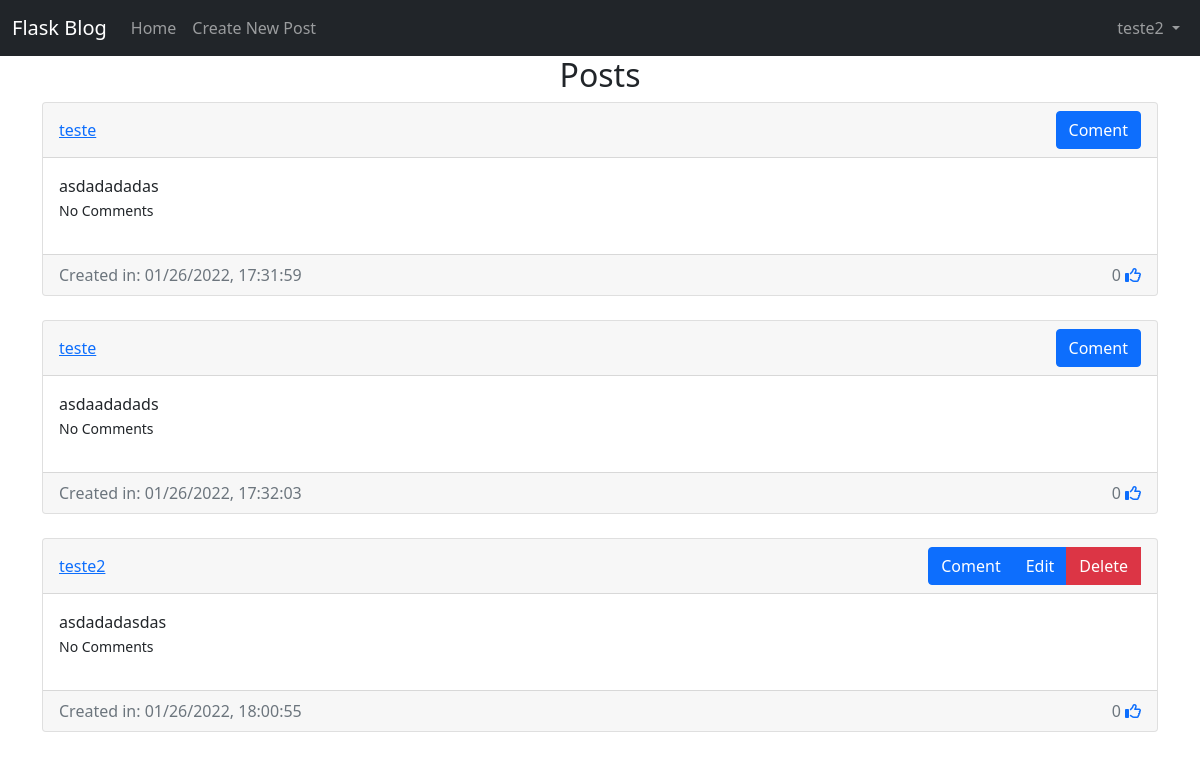
Before: /home (signed in) with the older database file.
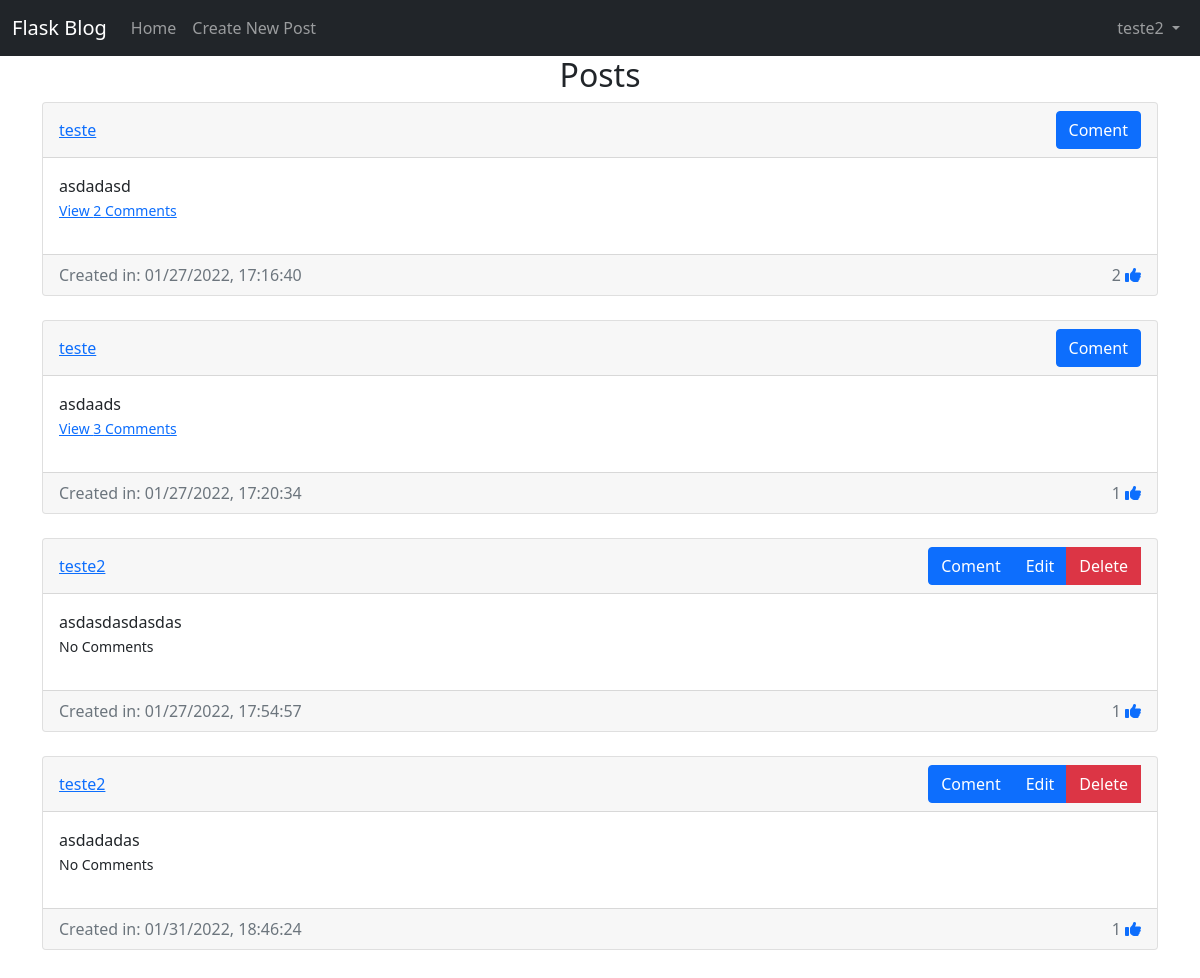
After: the same page with the newer database file.
### website/models.py (models this page shows)
class Post(db.Model):
    id = db.Column(db.Integer, primary_key = True)
    text = db.Column(db.Text, nullable = False)
    date_created = db.Column(db.DateTime, default = datetime.utcnow)
    author = db.Column(db.Integer, db.ForeignKey('user.id', ondelete='CASCADE'), nullable = False)
    comments = db.relationship('Comment', backref="post", passive_deletes=True)
    likes = db.relationship('Like', backref="post", passive_deletes=True)

class User(db.Model, UserMixin):
    id = db.Column(db.Integer, primary_key = True)
    email = db.Column(db.String(150), unique = True)
    username = db.Column(db.String(100), unique = True)
    password = db.Column(db.String(100))
    date_created = db.Column(db.DateTime, default = datetime.utcnow)
    posts = db.relationship('Post', backref="user", passive_deletes = True)
    comments = db.relationship('Comment', backref="user", passive_deletes = True)
    likes = db.relationship('Like', backref="user", passive_deletes = True)

### website/views.py (the view)
@views.route("/")
@views.route("/home")
@login_required
def home():
    posts = Post.query.all()
    return render_template('home.html.j2', user=current_user, posts=posts)

### website/__init__.py (called while the page is built)
def create_app():
    app = Flask(__name__)
    app.config['SECRET_KEY'] = "SUPERSECRET"
    app.config['SQLALCHEMY_DATABASE_URI'] = f'sqlite:///{DB_NAME}'
    db.init_app(app)
    from .views import views
    app.register_blueprint(views, url_prefix="/")
    from .auth import auth
    app.register_blueprint(auth, url_prefix="/")
    from .models import User, Post, Comment, Like
    create_database(app)
    login_manager = LoginManager()
    login_manager.login_view = "auth.login"
    login_manager.init_app(app)
    @login_manager.user_loader
    def load_user(id):
        return User.query.get(int(id))
    return app

### website/templates/home.html.j2 (shortened to what this page needs)
{% extends "posts-div.html.j2" %}

### website/templates/posts-div.html.j2 (shortened to what this page needs)
{% extends "base.html.j2" %}
{% block content %}
<h2 align='center'>{% block header %}Posts{% endblock %}</h1>
    <div id='posts'>
        {% for post in posts %}
            <div class='card'>
                <div class="card-header d-flex justify-content-between align-items-center">
                    <a href="/posts/{{post.user.username}}">{{post.user.username}}</a>
                    <div>
                        <div class="btn-group">
                            <a href="/create-comment/{{post.id}}" class="btn btn-primary">Coment</a>
                            {% if user.id == post.author %}
                                <a href="/edit-post/{{post.id}}" class="btn btn-primary">Edit</a>
                                <a href="/delete-post/{{post.id}}" class="btn btn-danger">Delete</a>
                                <br/>
                            {% endif %}
                        </div>
                    </div>
                </div>
                <div class="card-body">
                    <div class="card-text"><p class="card-text">{{post.text}}</p></div>
                        <p>
                        {% if post.comments|length %}
                            <a data-bs-toggle="collapse" href="#comments-{{post.id}}" aria-expanded="false" aria-controls="colapse-comments-{{post.id}}"><small>View {{post.comments|length}} Comments</small></a>
                        {% else %}
                            <small class="text-mutted">No Comments</small>
                        {% endif %}
                        </p>
                </div>
                    <div class="card-footer text-muted d-flex justify-content-between align-items-center">
                        Created in: {{post.date_created.strftime("%m/%d/%Y, %H:%M:%S")}}
                        <div>
                            {{post.likes|length}}
                            {% if user.id in post.likes|map(attribute="author")|list %}
                                <a href="/like-post/{{post.id}}"> <i class="fas fa-thumbs-up" id="like-button-{{post.id}}"></i></a>
                            {% else %}
                                <a href="/like-post/{{post.id}}"> <i class="far fa-thumbs-up" id="like-button-{{post.id}}"></i></a>
                            {% endif %}
                        </div>
                    </div>
            </div>
            <br/>
        {% endfor %}
    </div>
    <br/>
{% endblock content %}

Changed rows visible on the page:
changed Post: text "asdadadadas" → "asdadasd"; comments|length (not shown) → "2"; date_created "01/26/2022, 17:31:59" → "01/27/2022, 17:16:40"; likes|length "0" → "2"; text "No Comments" → "View Comments"
changed Post: text "asdaadadads" → "asdaads"; comments|length (not shown) → "3"; date_created "01/26/2022, 17:32:03" → "01/27/2022, 17:20:34"; likes|length "0" → "1"; text "No Comments" → "View Comments"
changed Post: text "asdadadasdas" → "asdasdasdasdas"; date_created "01/26/2022, 18:00:55" → "01/27/2022, 17:54:57"; likes|length "0" → "1"
added Post: user.username "teste2", text "asdadadas", shows "No Comments", date_created "01/31/2022, 18:46:24", likes|length "1"
